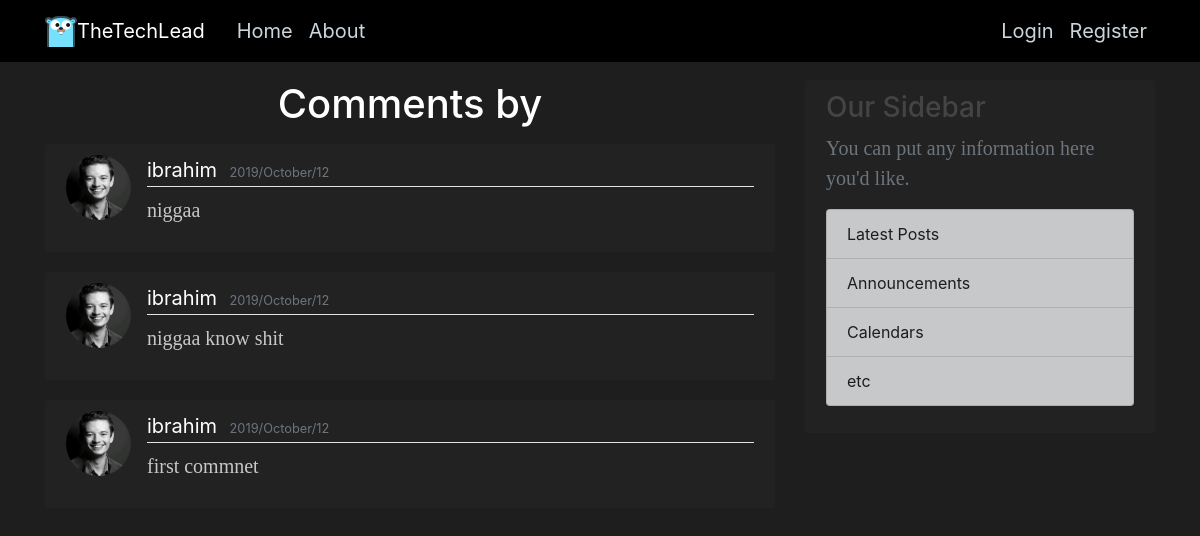
Screenshot of /blog/post/1/comments/ with the database file from the repository.
### blog/models.py (models this page shows, shortened)
class Comment(models.Model):
    blog_id = Post.id
    author = models.ForeignKey(User,on_delete=models.CASCADE)
    content = models.TextField()
    date = models.DateTimeField(default=timezone.now)
    class Meta:
        verbose_name = 'blog Comment'
        verbose_name_plural = 'blog Comments'

### users/models.py (models this page shows, shortened)
class Profile(models.Model):
    user = models.OneToOneField(User,on_delete=models.CASCADE)
    image = models.ImageField(default ='default.jpeg',upload_to='profile_pics')

### blog/views.py (the view)
# urls.py: path('post/<int:pk>/comments/', CommentListView.as_view(),name='blog-comments'),
class CommentListView(ListView):
    model = Comment
    context_object_name = 'comments'
    template_name='blog/comment_list.html'

### blog/templates/blog/comment_list.html (shortened to what this page needs)
{%extends "blog/base.html" %}
{% block content %}
 <h1 class="mb-3">Comments by {{ view.kwargs.username }} </h1>
{% for comment in comments %}
<article class="media content-section">
  <img class="rounded-circle article-img" src={{comment.author.profile.image.url}}>
  <div class="media-body">
    <div class="article-metadata">
      <a class="mr-2" href= "{% url 'user-posts' comment.author.username %}" >{{ comment.author }}</a>
      <small class="text-muted">{{ comment.date |date:"Y/F/d" }}</small>
    </div>
    <p class="article-content">{{ comment.content }}</p>
  </div>
</article>
{% endfor %}
{% endblock %}

### blog/static/blog/main.css (style rules this page uses)
body { background: #fafafa; color: #333333; margin-top: 5rem; }
h1, h2, h3, h4, h5, h6 { color: #444444; }
.content-section { background: rgb(34, 34, 34); padding: 10px 20px; border: 1px solid rgb(34, 34, 34); border-radius: 3px; margin-bottom: 20px; }
.article-content { white-space: pre-line; }
.article-img { height: 65px; width: 65px; margin-right: 16px; }
.article-metadata { padding-bottom: 1px; margin-bottom: 4px; border-bottom: 1px solid #e3e3e3 }
body { background-color: rgb(30, 30, 30); }
h1 { color: #ffffff; text-align: center; }
p { color: rgb(200,200,200) ; font-family: verdana; font-size: 20px; text-align: left; }
a { color: white ; font-size: 20px; }

### rows the page displays
Comment: author.profile.image (picture), author "ibrahim", date "2019/October/12", content "niggaa"
Comment: author.profile.image (picture), author "ibrahim", date "2019/October/12", content "niggaa know shit"
Comment: author.profile.image (picture), author "ibrahim", date "2019/October/12", content "first commnet"
